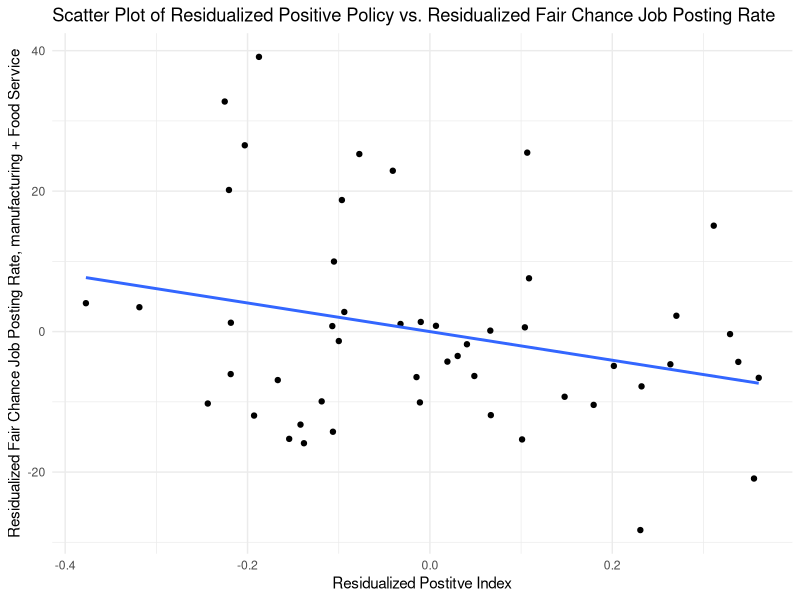
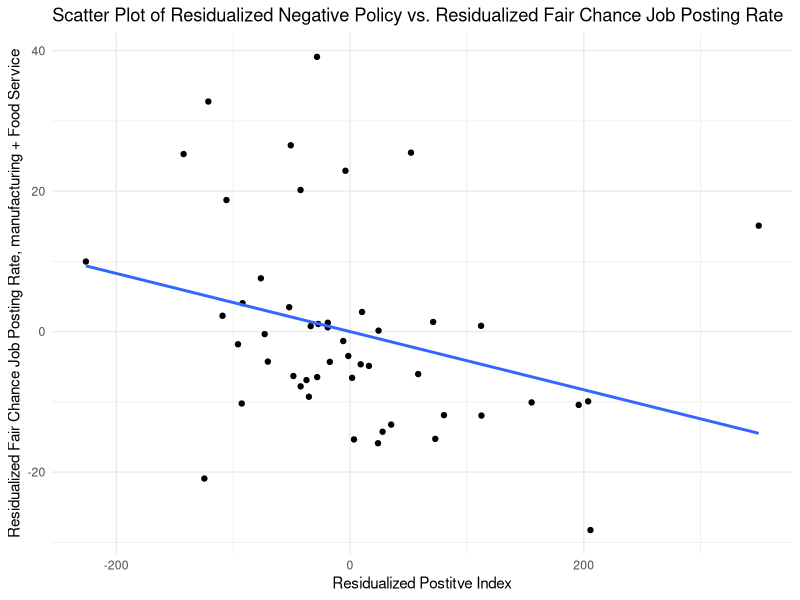

The R script that drew these images, in order:
## ---- chunk 1

library(ggplot2)

# Set parameter to overwrite plots
overwrite_plots = FALSE

# Read in data: get 
pol_indices <- read.csv("regression.csv")
employment_data <- read.csv("wide_complete_industry.csv")
control_data <- read.csv("control_indices.csv")
employ_z_scores <- read.csv("employment_z_scores.csv")
indiv_pol_data <- read.csv("../Policy/PositiveIndex.csv")
indiv_pol_data <- indiv_pol_data[1:50, ]

## ---- chunk 2
# Run a linear model for fair_chance_rate vs the 5 types of control_data
lm_fairchance_controls <- lm(employment_data$avg_manufacturing ~ control_data$macroeconomy + control_data$socioeconomics + control_data$politics + control_data$diversity + employ_z_scores$manu_employment_z)

# Save the residuals of the model to employment_data$fair_chance_rate_residuals
employment_data$manufacturing_residuals <- residuals(lm_fairchance_controls)

# Print the summary of the linear model
summary(lm_fairchance_controls)

# Run a linear model for the total positive index vs the 5 types of control_data
lm_model_pos_index <- lm(pol_indices$tot_pos_index ~ control_data$macroeconomy + control_data$socioeconomics + control_data$politics + control_data$diversity + employ_z_scores$manu_employment_z)

# Save the residuals of the model to regression_data$tot_pos_index_residuals
pol_indices$pos_index_residuals <- residuals(lm_model_pos_index)

# Print the summary of the linear model
summary(lm_model_pos_index)

## ---- chunk 3
# Scatter plot of residualized positive policy vs. residualized fair chance job posting rate
plot_residual_pos_vs_fairchance <- ggplot(data = data.frame(y = employment_data$manufacturing_residuals, x = pol_indices$pos_index_residuals)) +
  geom_point(aes(x = x, y = y)) +
  geom_smooth(aes(x = x, y = y), method="lm", se=FALSE)+
  labs(
    title = "Scatter Plot of Residualized Positive Policy vs. Residualized Fair Chance Job Posting Rate",
    y = "Residualized Fair Chance Job Posting Rate, manufacturing + Food Service",
    x = "Residualized Postitve Index"
  ) +
  theme_minimal()
if (overwrite_plots) {
  pdf("plot_residual_pos_vs_fairchance.pdf")
  print(plot_residual_pos_vs_fairchance)
  dev.off()
}
print(plot_residual_pos_vs_fairchance)
## ---- chunk 4
# Create binary variables for "above or below average" for each measure (Positive Policy Index)
policy_above_avg_pos <- ifelse(pol_indices$pos_index_residuals > 0, "Above Avg", "Below Avg")
employment_above_avg <- ifelse(employment_data$manufacturing_residuals > 0, "Above Avg", "Below Avg")

# Create a contingency table based on the two categorical variables (Positive Policy Index)
contingency_table_pos <- table(policy_above_avg_pos, employment_above_avg)

# Print the contingency table (Positive Policy Index)
print(contingency_table_pos)

# Run the chi-square test of independence (Positive Policy Index)
chi_squared_result_pos <- chisq.test(contingency_table_pos)

# Print the test result (Positive Policy Index)
print(chi_squared_result_pos)
## ---- chunk 5

# Run a linear model for the total positive index vs the 5 types of control_data
lm_model_neg_index <- lm(pol_indices$neg_combo_index ~ control_data$macroeconomy + control_data$socioeconomics + control_data$politics + control_data$diversity + employ_z_scores$manu_employment_z)

# Save the residuals of the model to regression_data$tot_pos_index_residuals
pol_indices$neg_index_residuals <- residuals(lm_model_neg_index)

# Print the summary of the linear model
summary(lm_model_neg_index)

## ---- chunk 6
# Scatter plot of residualized positive policy vs. residualized fair chance job posting rate
plot_residual_neg_vs_fairchance <- ggplot(data = data.frame(y = employment_data$manufacturing_residuals, x = pol_indices$neg_index_residuals)) +
  geom_point(aes(x = x, y = y)) +
  geom_smooth(aes(x = x, y = y), method="lm", se=FALSE)+
  labs(
    title = "Scatter Plot of Residualized Negative Policy vs. Residualized Fair Chance Job Posting Rate",
    y = "Residualized Fair Chance Job Posting Rate, manufacturing + Food Service",
    x = "Residualized Postitve Index"
  ) +
  theme_minimal()
if (overwrite_plots) {
  pdf("plot_residual_neg_vs_fairchance.pdf")
  print(plot_residual_neg_vs_fairchance)
  dev.off()
}
print(plot_residual_neg_vs_fairchance)
## ---- chunk 7
# Create binary variables for "above or below average" for each measure (Positive Policy Index)
policy_above_avg_neg <- ifelse(pol_indices$neg_index_residuals > 0, "Above Avg", "Below Avg")
employment_above_avg <- ifelse(employment_data$manufacturing_residuals > 0, "Above Avg", "Below Avg")

# Create a contingency table based on the two categorical variables (Positive Policy Index)
contingency_table_neg <- table(policy_above_avg_neg, employment_above_avg)

# Print the contingency table (Positive Policy Index)
print(contingency_table_neg)

# Run the chi-square test of independence (Positive Policy Index)
chi_squared_result_neg <- chisq.test(contingency_table_pos)

# Print the test result (Positive Policy Index)
print(chi_squared_result_neg)
